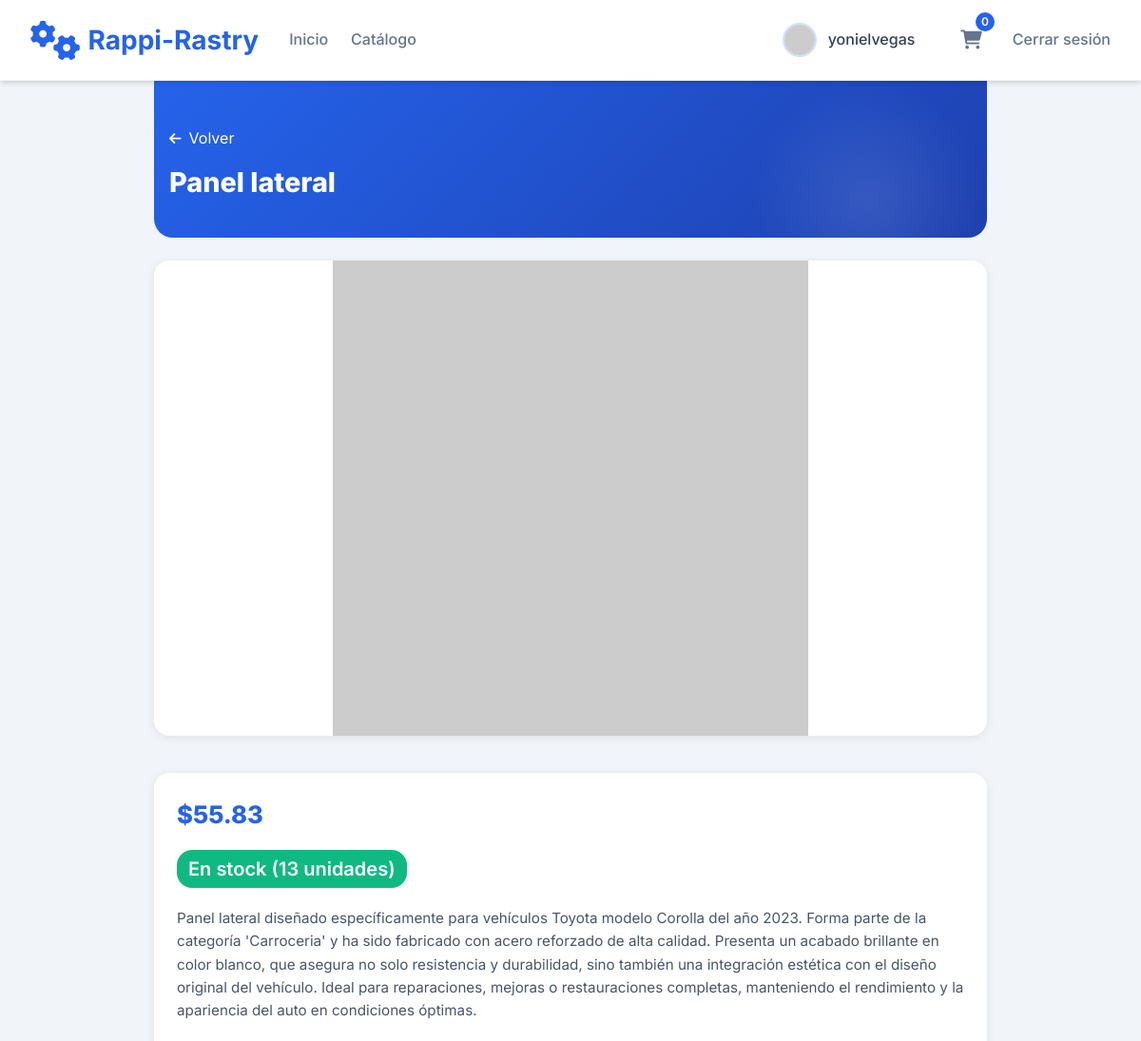
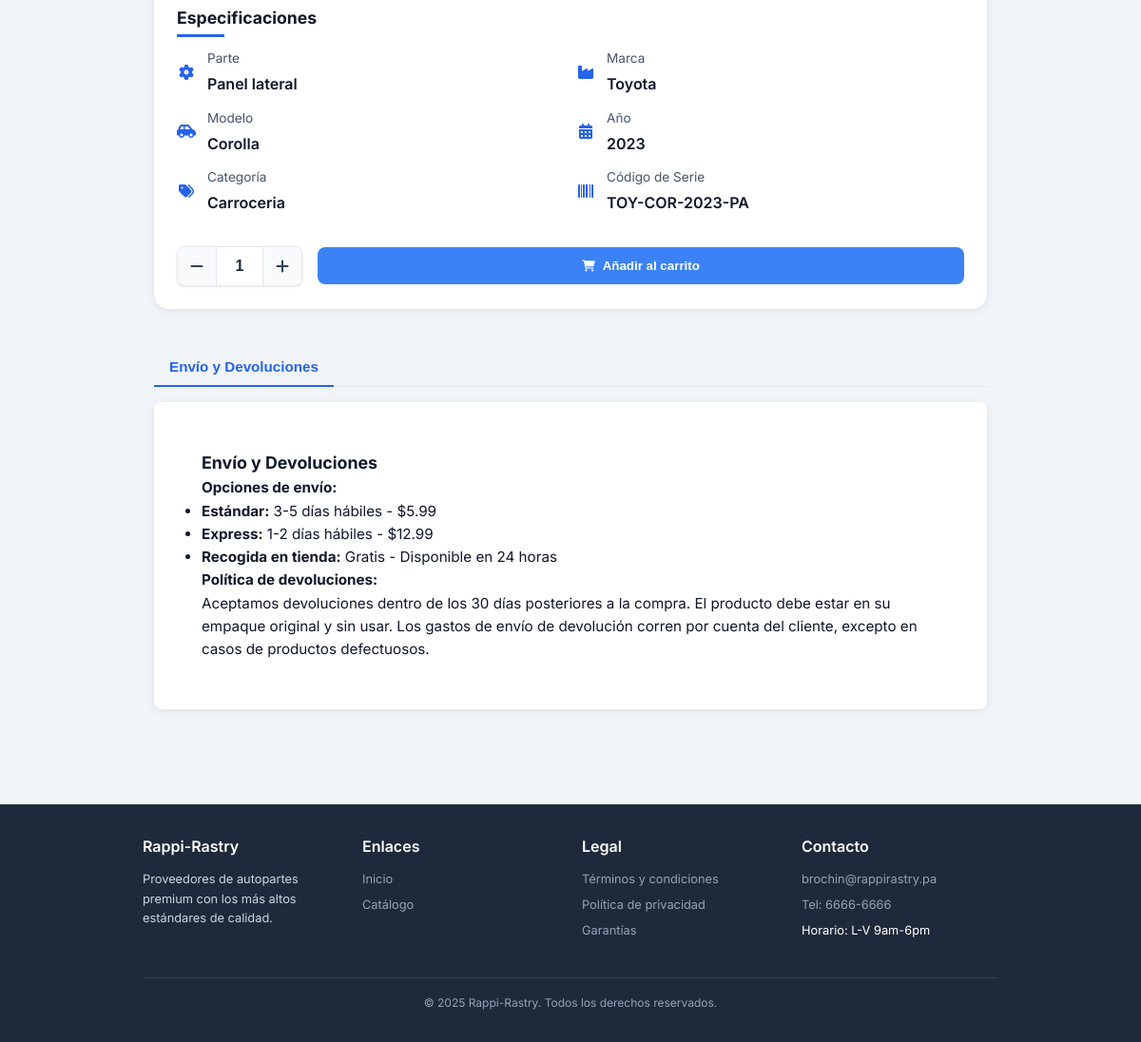
/public/detalle_partes.php?id=2 (signed in), run on the app's committed database (2 pictures, top to bottom).
### tables this page shows
CREATE TABLE IF NOT EXISTS `partes_autos` (
  `id_parte` int NOT NULL AUTO_INCREMENT,
  `nombre` varchar(100) NOT NULL,
  `descripcion` varchar(800) NOT NULL,
  `precio` decimal(10,2) NOT NULL,
  `cantidad_stock` int NOT NULL,
  `codigo_serie` varchar(100) NOT NULL,
  `id_marca` int NOT NULL,
  `id_modelo` int NOT NULL,
  `id_cat` int NOT NULL,
  `imagen` varchar(100) DEFAULT NULL,
  `imagen_thumbnail` varchar(100) DEFAULT NULL,
  `fecha_registro` timestamp NULL DEFAULT CURRENT_TIMESTAMP,
  PRIMARY KEY (`id_parte`),
  KEY `id_marca` (`id_marca`),
  KEY `id_modelo` (`id_modelo`),
  KEY `id_cat` (`id_cat`)
);

CREATE TABLE IF NOT EXISTS `marca` (
  `id_marca` int NOT NULL,
  `marca` varchar(100) NOT NULL,
  PRIMARY KEY (`id_marca`)
);

CREATE TABLE IF NOT EXISTS `modelo` (
  `id_modelo` int NOT NULL AUTO_INCREMENT,
  `modelo` varchar(100) NOT NULL,
  `anio` year NOT NULL,
  `id_marca` int NOT NULL,
  PRIMARY KEY (`id_modelo`),
  KEY `id_marca` (`id_marca`)
);

CREATE TABLE IF NOT EXISTS `categoria` (
  `id_cat` int NOT NULL,
  `categoria` varchar(100) NOT NULL,
  PRIMARY KEY (`id_cat`)
);

### clases/conexion.php (called while the page is built, shortened)
<?php
require_once ("logger.php");
class mod_db implements ICRUD
{
	private $conexion;
	public function __construct()
	{
		$sql_host = "localhost";
		$sql_name = "rastro_autos";
		$sql_user = "yonielvegas";
		$sql_pass = "elvamp_2415";
		$dsn = "mysql:host=$sql_host;dbname=$sql_name;charset=utf8";
		try {
			$this->conexion = new PDO($dsn, $sql_user, $sql_pass);
			$this->conexion->setAttribute(PDO::ATTR_ERRMODE, PDO::ERRMODE_EXCEPTION);
		} catch (PDOException $e) {
			echo "Error de conexión: " . $e->getMessage();
			exit;
		}
	}
	public function obtenerProducto($id_parte)
	{
		try {
			$sql = "SELECT
			pa.id_parte,
			pa.nombre,
			pa.descripcion,
			pa.precio,
			pa.cantidad_stock,
			pa.codigo_serie,
			pa.id_marca,
			pa.id_modelo,
			pa.imagen,
			pa.imagen_thumbnail,
			ca.categoria,
			ma.marca,
			mo.modelo,
			mo.anio
			FROM partes_autos AS pa
			INNER JOIN categoria AS ca ON pa.id_cat = ca.id_cat
			INNER JOIN marca AS ma ON pa.id_marca = ma.id_marca
			INNER JOIN modelo AS mo ON pa.id_modelo = mo.id_modelo
			WHERE pa.id_parte = :id_parte";
			$stmt = $this->conexion->prepare($sql);
			$stmt->bindParam(':id_parte', $id_parte, PDO::PARAM_INT);
			$stmt->execute();
			$result = $stmt->fetch(PDO::FETCH_ASSOC);
			return $result;
		} catch (PDOException $e) {
			echo "Error al obtener producto: " . $e->getMessage();
			return false;
		}
	}
}
?>

### clases/logger.php (called while the page is built, shortened)
<?php
class Logger {
    public static function log($nivel, $mensaje) {
        $fecha = date('Y-m-d H:i:s');
        $entrada = "[$fecha] [$nivel] $mensaje" . PHP_EOL;
    }
}

### public/detalle_partes.php (the view, shortened to what this page needs)
<?php
include('navbar.php');
require_once('../clases/logger.php');
require_once('../clases/conexion.php');
$id_parte = intval($_GET['id']);
$db = new mod_db();
$detalles = $db->obtenerProducto($id_parte);
$stock = intval($detalles['cantidad_stock'] ?? 0);
?>
<!DOCTYPE html>
<html lang="es">
<head>
  <link rel="stylesheet" href="https://cdnjs.cloudflare.com/ajax/libs/font-awesome/6.0.0-beta3/css/all.min.css" />
  <link rel="stylesheet" href="../estilos/estiloDetalles.css" />
</head>
<body>
<main class="container">
  <section class="detail-hero">
    <div class="detail-hero-content">
      <a href="javascript:history.back()" class="back-button"><i class="fas fa-arrow-left"></i> Volver</a>
      <h1 class="detail-title"><?= htmlspecialchars($detalles['nombre']) ?></h1>
    </div>
  </section>
  <div class="detail-content">
    <div class="detail-gallery">
      <img src="<?= htmlspecialchars($detalles['imagen'] ?? 'https://via.placeholder.com/800') ?>" alt="<?= htmlspecialchars($detalles['nombre']) ?>" class="main-image" id="mainImage" />
    </div>
    <div class="detail-info">
      <div class="detail-price">$<?= number_format($detalles['precio'], 2) ?></div>
      <div class="detail-meta">
        <span class="stock-badge" id="stockBadge">
        </span>
      </div>
      <p class="detail-description"><?= nl2br(htmlspecialchars($detalles['descripcion'] ?? '')) ?></p>
      <h3 class="specs-title">Especificaciones</h3>
      <div class="specs-grid">
        <?php
        $especificaciones = [
          'Parte' => $detalles['nombre'] ?? '',
          'Marca' => $detalles['marca'] ?? '',
          'Modelo' => $detalles['modelo'] ?? '',
          'Año' => $detalles['anio'] ?? '',
          'Categoría' => $detalles['categoria'] ?? '',
          'Código de Serie' => $detalles['codigo_serie'] ?? ''
        ];
        $iconos = [
          'Parte' => 'fas fa-cog',
          'Marca' => 'fas fa-industry',
          'Modelo' => 'fas fa-car-side',
          'Año' => 'fas fa-calendar-alt',
          'Categoría' => 'fas fa-tags',
          'Código de Serie' => 'fas fa-barcode'
        ];
        foreach ($especificaciones as $label => $valor):
        ?>
          <div class="spec-item">
            <div class="spec-icon"><i class="<?= $iconos[$label] ?>"></i></div>
            <div>
              <div class="spec-label"><?= $label ?></div>
              <div class="spec-value"><?= htmlspecialchars($valor) ?></div>
            </div>
          </div>
        <?php endforeach; ?>
      </div>
      <?php if (($_SESSION['autenticado'] ?? '') === 'SI'): ?>
      <div class="quantity-controls">
        <div class="quantity-selector">
          <button class="quantity-btn minus-btn" onclick="decrementQuantity()"><i class="fas fa-minus"></i></button>
          <input type="number" id="cantidadProducto" class="quantity-input" min="0" max="<?= $stock ?>" value="1" onchange="validateQuantity()" />
          <button class="quantity-btn plus-btn" onclick="incrementQuantity()"><i class="fas fa-plus"></i></button>
        </div>
        <button class="btn btn-primary" id="addToCartBtn"><i class="fas fa-shopping-cart"></i> Añadir al carrito</button>
      </div>
      <?php endif; ?>
    </div>
  </div>
  <div class="detail-tabs">
    <div class="tabs-header">
      <button class="tab-btn" onclick="openTab(event, 'shipping')">Envío y Devoluciones</button>
    </div>
    <div id="shipping" class="tab-content">
      <h3>Envío y Devoluciones</h3>
      <h4>Opciones de envío:</h4>
      <ul>
        <li><strong>Estándar:</strong> 3-5 días hábiles - $5.99</li>
        <li><strong>Express:</strong> 1-2 días hábiles - $12.99</li>
        <li><strong>Recogida en tienda:</strong> Gratis - Disponible en 24 horas</li>
      </ul>
      <h4>Política de devoluciones:</h4>
      <p>Aceptamos devoluciones dentro de los 30 días posteriores a la compra. El producto debe estar en su empaque original y sin usar. Los gastos de envío de devolución corren por cuenta del cliente, excepto en casos de productos defectuosos.</p>
    </div>
  </div>
</main>
<?php include('footer.php'); ?>
</body>
</html>

### public/navbar.php (shortened to what this page needs)
<!DOCTYPE html>
<html lang="es">
<head>
  <link rel="stylesheet" href="https://cdnjs.cloudflare.com/ajax/libs/font-awesome/6.4.0/css/all.min.css" />
</head>
<body>
  <header class="main-header">
    <div class="header-container">
      <div class="header-content">
        <div class="left-section" style="display: flex; align-items: center; gap: 2rem;">
          <a href="homePublic.php" class="logo">
            <i class="fas fa-cogs logo-icon"></i>
            <span>Rappi-Rastry</span>
          </a>
          <nav class="nav-links">
            <a href="homePublic.php" class="nav-link">Inicio</a>
            <a href="catalogo.php" class="nav-link">Catálogo</a>
          </nav>
        </div>
        <div class="user-actions">
          <?php if (isset($_SESSION['autenticado']) && $_SESSION['autenticado'] == "SI"): ?>
            <div class="user-info">
              <img src="<?= $_SESSION['foto'] ?? 'default-user.jpg' ?>" alt="Foto de usuario" class="user-photo">
              <span class="user-name"><?= htmlspecialchars($_SESSION['usuario']) ?></span>
            </div>
            <a href="carrito.php" class="icon-link" title="Carrito">
              <i class="fas fa-shopping-cart"></i>
              <span class="cart-count">0</span>
            </a>
            <a href="../comunes/logout.php" class="nav-link">Cerrar sesión</a>
          <?php else: ?>
            <a href="../login.php" class="btn btn-outline">Iniciar sesión</a>
            <a href="../registro.php" class="btn btn-primary">Registrarse</a>
          <?php endif; ?>
        </div>
      </div>
    </div>
  </header>
</body>
</html>

### public/footer.php (shortened to what this page needs)
<footer class="main-footer">
    <div class="footer-container">
        <div class="footer-content">
            <div class="footer-column">
                <h3>Rappi-Rastry</h3>
                <p class="footer-text">Proveedores de autopartes premium con los más altos estándares de calidad.</p>
            </div>
            <div class="footer-column">
                <h3>Enlaces</h3>
                <ul class="footer-links">
                    <li class="footer-link"><a href="homePublic.php">Inicio</a></li>
                    <li class="footer-link"><a href="catalogo.php">Catálogo</a></li>
                </ul>
            </div>
            <div class="footer-column">
                <h3>Legal</h3>
                <ul class="footer-links">
                    <li class="footer-link"><a href="">Términos y condiciones</a></li>
                    <li class="footer-link"><a href="">Política de privacidad</a></li>
                    <li class="footer-link"><a href="">Garantías</a></li>
                </ul>
            </div>
            <div class="footer-column">
                <h3>Contacto</h3>
                <ul class="footer-links">
                    <li class="footer-link"><a href="mailto:brochin@rappirastry.pa">brochin@rappirastry.pa</a></li>
                    <li class="footer-link"><a href="tel:6666-6666">Tel: 6666-6666</a></li>
                    <li class="footer-link">Horario: L-V 9am-6pm</li>
                </ul>
            </div>
        </div>
        <div class="footer-bottom">
            &copy; <span id="current-year"></span> Rappi-Rastry. Todos los derechos reservados.
        </div>
    </div>
</footer>

### estilos/estiloDetalles.css (style rules this page uses)
:root { --primary: #2563eb; --primary-dark: #1e40af; --secondary: #475569; --dark: #0f172a; --light: #f8fafc; --gray: #e2e8f0; --success: #10b981; --card-shadow: 0 2px 10px rgba(0, 0, 0, 0.08); --elevation-md: 0 8px 20px rgba(0, 0, 0, 0.1); }
body { font-family: 'Inter', sans-serif; background-color: #f1f5f9; color: var(--dark); line-height: 1.6; margin: 0; padding: 0; }
.container { max-width: 900px; margin: 0 auto; padding: 0 0.75rem; }
.detail-hero { background: linear-gradient(135deg, var(--primary), var(--primary-dark)); color: white; padding: 3rem 1rem 2rem; border-radius: 0 0 1.25rem 1.25rem; margin-bottom: 1.5rem; position: relative; overflow: hidden; }
.detail-hero::before { content: ''; position: absolute; top: 0; right: 0; width: 250px; height: 250px; background: radial-gradient(circle, rgba(255,255,255,0.1) 0%, rgba(255,255,255,0) 70%); }
.detail-hero-content { position: relative; z-index: 2; }
.back-button { display: inline-flex; align-items: center; gap: 0.5rem; color: white; text-decoration: none; margin-bottom: 1rem; transition: opacity 0.3s; }
.back-button i { font-size: 0.9rem; }
.detail-title { font-size: 1.8rem; font-weight: 800; margin-bottom: 0.5rem; line-height: 1.2; }
.detail-content { display: block; margin-bottom: 2rem; }
.detail-gallery { margin-bottom: 2rem; }
.main-image { width: 100%; height: auto; max-height: 500px; object-fit: contain; background: white; border-radius: 1rem; box-shadow: var(--card-shadow); }
.detail-info { background: white; border-radius: 1rem; padding: 1.5rem; box-shadow: var(--card-shadow); margin-top: 1.5rem; }
.detail-price { font-size: 1.6rem; font-weight: 800; color: var(--primary); margin-bottom: 1rem; }
.detail-meta { display: flex; align-items: center; gap: 1rem; margin-bottom: 1.25rem; }
.stock-badge { padding: 0.25rem 0.75rem; border-radius: 1rem; font-size: 0.8rem; font-weight: 600; color: white; display: inline-block; }
.stock-high { background-color: #10b981; }
.detail-description { margin-bottom: 1.5rem; line-height: 1.6; color: var(--secondary); font-size: 0.95rem; }
.specs-title { font-size: 1.1rem; font-weight: 700; margin-bottom: 0.75rem; position: relative; padding-bottom: 0.4rem; }
.specs-title::after { content: ''; position: absolute; bottom: 0; left: 0; width: 50px; height: 3px; background: var(--primary); }
.specs-grid { display: grid; grid-template-columns: repeat(2, 1fr); gap: 0.75rem; margin-bottom: 1.5rem; }
.spec-item { display: flex; align-items: center; gap: 0.75rem; }
.spec-icon { color: var(--primary); font-size: 1rem; width: 20px; text-align: center; }
.spec-label { font-size: 0.85rem; color: var(--secondary); }
.spec-value { font-weight: 600; margin-top: 0.2rem; }
.detail-tabs { margin-top: 2.5rem; margin-bottom: 100px; }
.tabs-header { display: flex; border-bottom: 1px solid var(--gray); margin-bottom: 1rem; }
.tab-btn { padding: 0.75rem 1rem; background: none; border: none; cursor: pointer; font-weight: 600; color: var(--secondary); font-size: 0.95rem; position: relative; }
.tab-btn.active { color: var(--primary); }
.tab-btn.active::after { content: ''; position: absolute; bottom: -1px; left: 0; width: 100%; height: 2px; background: var(--primary); }
.tab-content { display: none; padding: 50px; background: white; border-radius: 0.5rem; box-shadow: var(--card-shadow); font-size: 0.95rem; }
.tab-content.active { display: block; animation: fadeIn 0.3s ease; }
.action-buttons, .quantity-controls { display: flex; align-items: center; gap: 1rem; margin-top: 2rem; flex-wrap: wrap; }
.quantity-selector { display: flex; align-items: center; border: 1px solid #e2e8f0; border-radius: 0.5rem; overflow: hidden; background: white; box-shadow: 0 1px 3px rgba(0, 0, 0, 0.1); }
.quantity-btn { width: 40px; height: 40px; display: flex; align-items: center; justify-content: center; background: #f8fafc; border: none; cursor: pointer; font-size: 1rem; color: #334155; transition: all 0.2s; }
.quantity-input { width: 50px; height: 40px; text-align: center; border: none; border-left: 1px solid #e2e8f0; border-right: 1px solid #e2e8f0; font-size: 1rem; font-weight: 600; color: #1e293b; -moz-appearance: textfield; }
.btn-primary { padding: 0.75rem 1.5rem; border-radius: 0.5rem; font-weight: 600; cursor: pointer; transition: all 0.3s; border: none; display: inline-flex; align-items: center; justify-content: center; gap: 0.5rem; background-color: #3b82f6; color: white; flex: 1; min-width: 180px; }
.btn-primary i { font-size: 0.9em; }

### data on the page
partes_autos: nombre "Panel lateral", precio "55.83", descripcion "Panel lateral diseñado específicamente para vehículos Toyota modelo Corolla del año 2023. Forma parte de la categoría 'Carroceria' y ha sido fabricado con acero reforzado de alta calidad. Presenta un acabado brillante en color blanco, que asegura no solo resistencia y durabilidad, sino también una integración estética con el diseño original del vehículo. Ideal para reparaciones, mejoras o restauraciones completas, manteniendo el rendimiento y la apariencia del auto en condiciones óptimas.", id_marca.marca "Toyota", id_modelo.modelo "Corolla", id_modelo.anio "2023", id_cat.categoria "Carroceria", codigo_serie "TOY-COR-2023-PA"

### other printed values
$_SESSION['usuario'] "yonielvegas"
$label "Parte"
$label "Marca"
$label "Modelo"
$label "Año"
$label "Categoría"
$label "Código de Serie"
